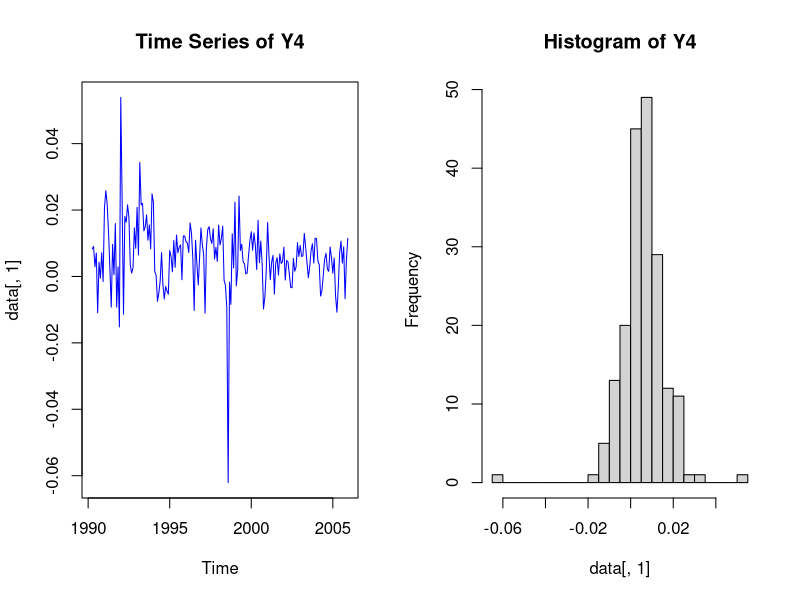
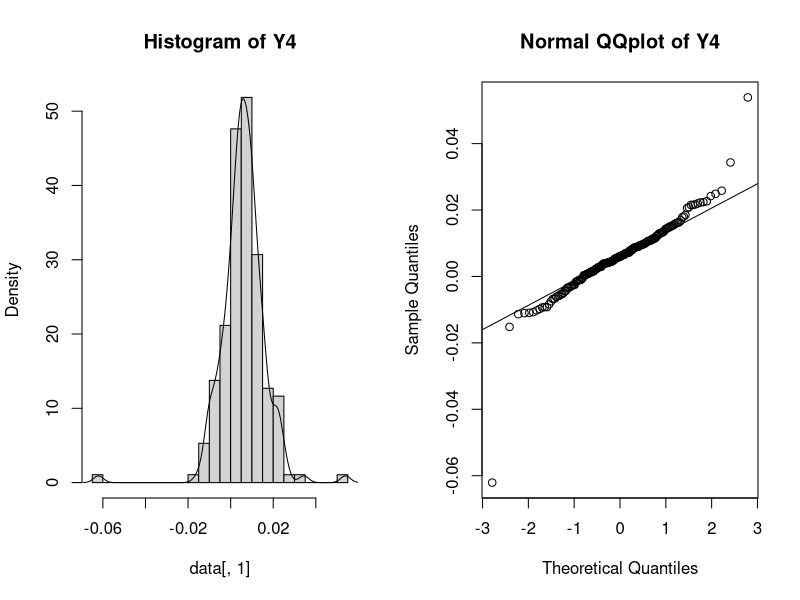
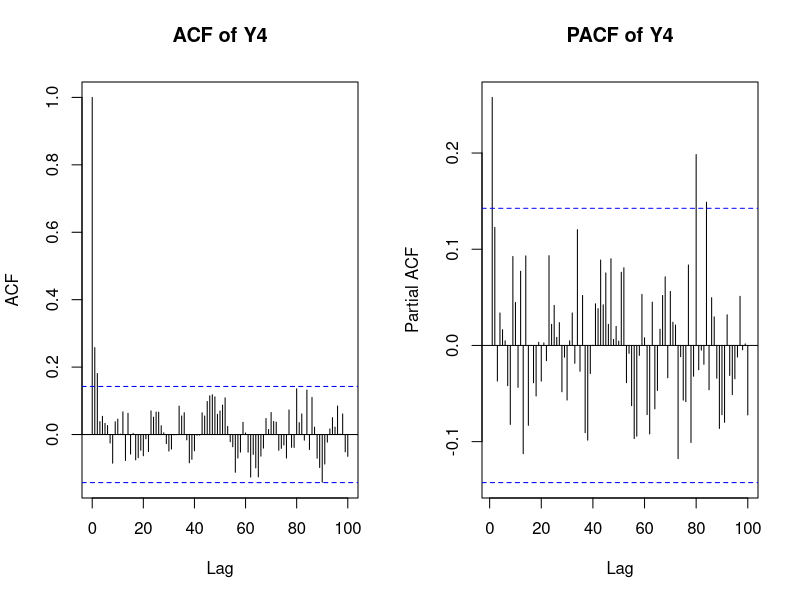
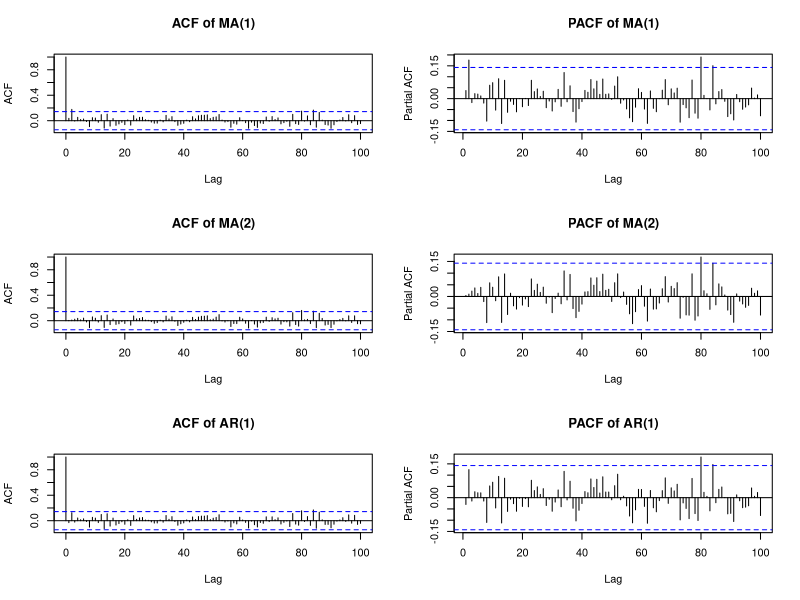
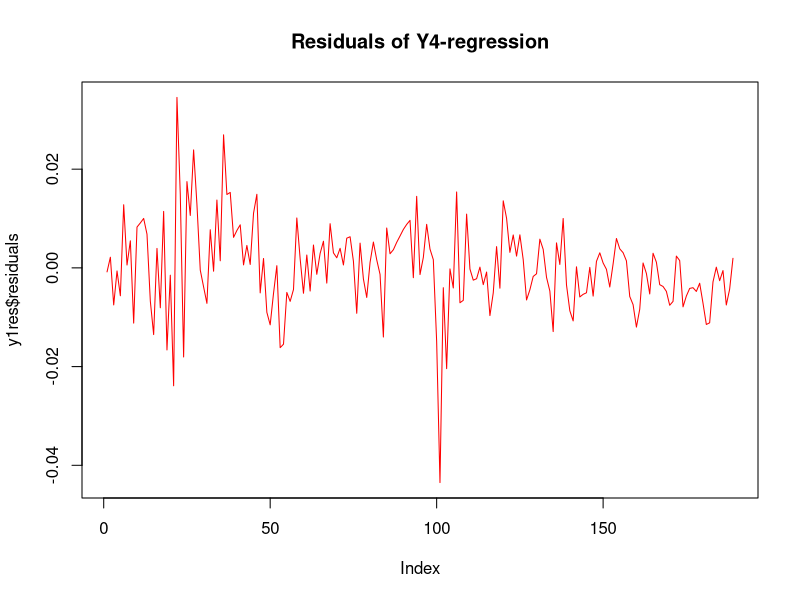
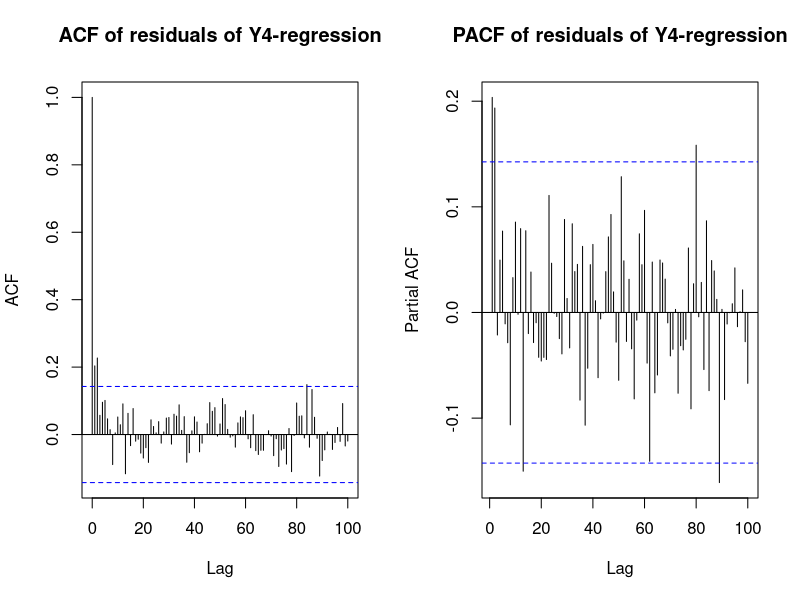
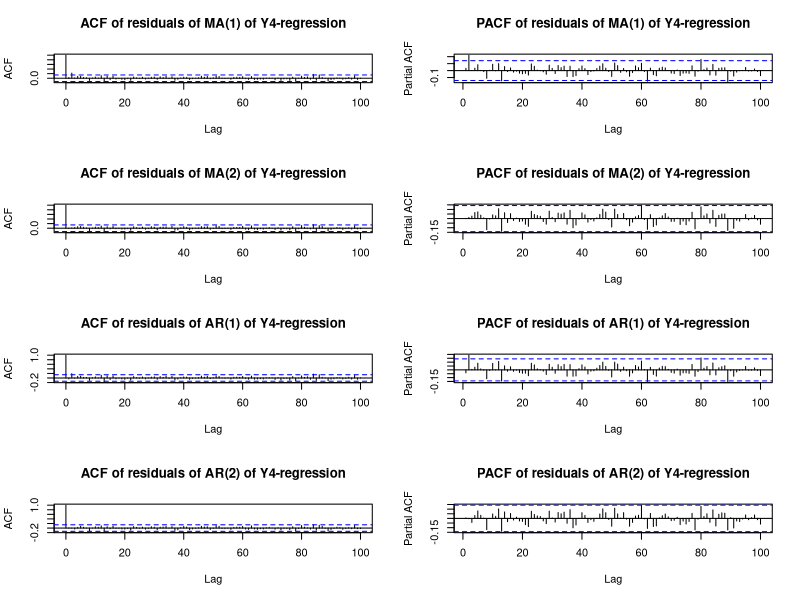
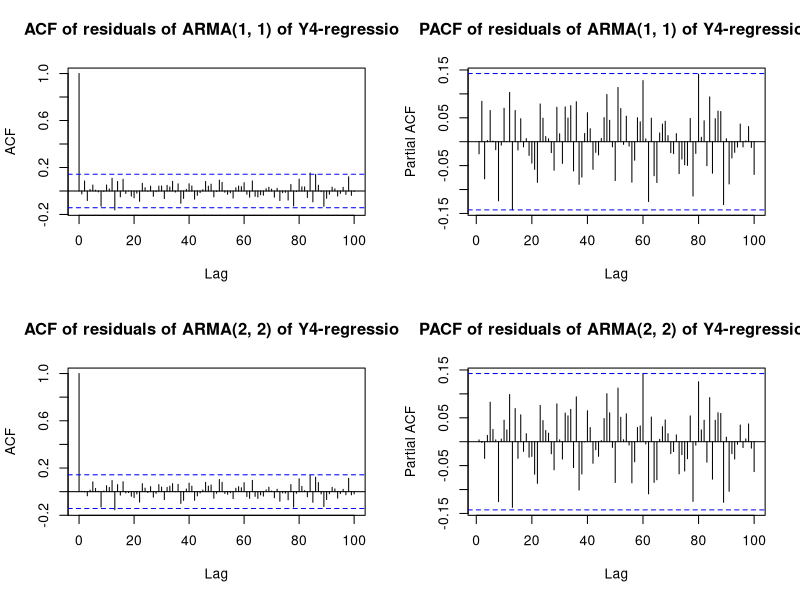

Reproduce these figures in R, in order.
# Efstratios Karypiadis | f3352209 | MSc in Data Science | Fall 2022

library(urca)
library(MASS)
library(dplyr)
library(fGarch)

columns = c("y1", "y2", "y3", "y", "y5", "y6", "y7", "y8", "y9", 
            "x1", "x2", "x3", "x4", "x5", "x6", "x7", "x8", "x9", "x10", "x11", "x12", "x13", "x14", "x15")
data <- read.table('./data.txt', col.names = columns) # read data
data <- subset(data, select = -c(y1, y2, y3, y5, y6, y7, y8, y9)) # keep Y4
data <- ts(data, start=c(1990, 4), end=c(2005, 12), frequency=12)

# From the above dataset we discard unwanted y-values.

par(mfrow=c(1, 2))
plot(data[, 1], type='l', col='blue', main='Time Series of Y4')
hist(data[, 1], nclass=20, main="Histogram of Y4")

# From the above plots we can assume our times series is a stationary process oscillating around 0.
# The distribution of our data looks like student's-t, since we have entries at the extremes of the tails.
# Since the data is corresponding to returns and due to the above, we won't compute the difference of logs and will work 
# with the data as is.

shapiro.test(data[, 1]) # normality

# With a = 5% the we reject the null hypothesis of the Shapiro-Wilk test, meaning that our data do not correspond to a
# normal distribution.

par(mfrow=c(1,2))  
hist(data[, 1], prob=TRUE, 20, main="Histogram of Y4")        
lines(density(data[, 1])   )          
qqnorm(data[, 1],main="Normal QQplot of Y4")      
qqline(data[, 1])

# The QQ-plot confirms that Y4 is not normal.

# We then perform a Ljung-Box test to check the stationarity of Y4 :

summary(ur.df(data[, 1], type='drift'))

# we reject the null hypothesis (a > p-value and due to critical values), 
# concluding that our time series is a stationary process

########################
# TASK 1 | ARMA models #
########################

# We will first check the ACF and PACF plots of Y4 :

par(mfrow=c(1, 2))
acf(ts(data[, 1], frequency=1), 100, main='ACF of Y4')
pacf(ts(data[, 1], frequency=1), 100, main='PACF of Y4')

# As a first iteration we notice that MA(1), MA(2) and AR(1) components seem significant.

ma1fit = arima(data[, 1], order=c(0, 0, 1)) # MA(1)
ma1fit

# Log likelihood : 601.9 | AIC = -1197.8 | Coefficient/S.E. = 3.1
# For a = 5% the null hypothesis should be rejected, i.e., the coefficient of the MA(1) component is not zero.

ar1fit = arima(data[, 1], order=c(1, 0, 0)) # AR(1)
ar1fit

# Log likelihood : 603.4 | AIC = -1200.9 | Coefficient/S.E. = 3.5
# For a = 5% the null hypothesis should be rejected, i.e., the coefficient of the AR(1) component is not zero.

ma2fit = arima(data[, 1], order=c(0, 0, 2)) # MA(2)
ma2fit

# Log likelihood : 604.88 | AIC = -1201.8 | Coefficient/S.E. = 3.1
# For a = 5% the null hypothesis should be rejected, i.e., the coefficients of the MA(2) component are not zero.

par(mfrow=c(3, 2))
acf(ts(ma1fit$residuals, frequency=1), 100, main='ACF of MA(1)')
pacf(ts(ma1fit$residuals, frequency=1), 100, main='PACF of MA(1)')
acf(ts(ma2fit$residuals, frequency=1), 100, main='ACF of MA(2)')
pacf(ts(ma2fit$residuals, frequency=1), 100, main='PACF of MA(2)')
acf(ts(ar1fit$residuals, frequency=1), 100, main='ACF of AR(1)')
pacf(ts(ar1fit$residuals, frequency=1), 100, main='PACF of AR(1)')

# The MA(2) model seems to sufficiently describe our data, since there are no significant components (except lag 81)
# at the ACF and PACF plots of the residuals. It also has the highest log likelihood value.
# Hence, we will proceed with the MA(2).

##############################
# TASK 2 | Regression models #
##############################

x <- ts(subset(data, select = -c(y)), start=c(1990, 4), end=c(2005, 12), frequency=12)
y1res <- lm(data[, 1] ~., data=x)
step_y1res <- stepAIC(y1res, direction='both', trace=FALSE)
summary(step_y1res)

# For a = 5% the step wise regression returns x2, x4 and x5 variables as statistically significant. Hence we will conclude to the model:
# y = a + c1 * x2 + c2 * x4 + c3 * x5

# After checking the importance of variables x2, x4, x5 we conclude that x5 results to the best R-squared value.
# This is apparent also from testing models with a single variable, for all variables.
# We will then iteratively add more variables, by checking their importance, R-squared score and F-statistic.

y1res <- lm(data[, 1] ~ x[, 2] + x[, 4] + x[, 5])
summary(y1res)

par(mfrow=c(1, 1))
plot(y1res$residuals, type='l', col='red', main='Residuals of Y4-regression')
shapiro.test(y1res$residuals) # reject null, not normal errors
Box.test(y1res$residuals, lag=20) # reject null, auto-correlated errors at lag 20

########################
# TASK 3 | Combination #
########################

# We will follow the regression model in which we concluded to at the previous task.
# We notice that the ACF and PACF of the residuals have significant components. 
# Hence, we will consider potential ARMA models to counter this behavior.
# In addition, we will the ACF and PACF of the squared residuals to correct potential problems with ARCH models.

#==================#
# Auto-correlation #
#==================#

par(mfrow=c(1, 2))
acf(ts(y1res$residuals, frequency=1), 100, main='ACF of residuals of Y4-regression')
pacf(ts(y1res$residuals, frequency=1), 100, main='PACF of residuals of Y4-regression')

# Potential models to check : MA(1), MA(2), AR(1), AR(2), ARMA(1, 1), ARMA(2, 2)

yma1fit = arima(y1res$residuals, order=c(0, 0, 1)) # MA(1)
yma1fit
# Log likelihood : 628.1 | AIC = -1250.3

yma2fit = arima(y1res$residuals, order=c(0, 0, 2)) # MA(2)
yma2fit
# Log likelihood : 632.7 | AIC = -1257.3

yar1fit = arima(y1res$residuals, order=c(1, 0, 0)) # AR(1)
yar1fit
# Log likelihood : 629.3 | AIC = -1252.7

yar2fit = arima(y1res$residuals, order=c(2, 0, 0)) # AR(2)
yar2fit
# Log likelihood : 632.9 | AIC = -1257.8

par(mfrow=c(4, 2))
acf(ts(yma1fit$residuals, frequency=1), 100, main='ACF of residuals of MA(1) of Y4-regression')
pacf(ts(yma1fit$residuals, frequency=1), 100, main='PACF of residuals of MA(1) of Y4-regression')
acf(ts(yma2fit$residuals, frequency=1), 100, main='ACF of residuals of MA(2) of Y4-regression')
pacf(ts(yma2fit$residuals, frequency=1), 100, main='PACF of residuals of MA(2) of Y4-regression')
acf(ts(yar1fit$residuals, frequency=1), 100, main='ACF of residuals of AR(1) of Y4-regression')
pacf(ts(yar1fit$residuals, frequency=1), 100, main='PACF of residuals of AR(1) of Y4-regression')
acf(ts(yar2fit$residuals, frequency=1), 100, main='ACF of residuals of AR(2) of Y4-regression')
pacf(ts(yar2fit$residuals, frequency=1), 100, main='PACF of residuals of AR(2) of Y4-regression')

# We will also check ARMA(1, 1) and ARMA(2, 2) models

yarma1fit = arima(y1res$residuals, order=c(1, 0, 1)) # ARMA(1, 1)
yarma1fit
# Log likelihood : 632.1 | AIC = -1256.1

yarma2fit = arima(y1res$residuals, order=c(2, 0, 2)) # ARMA(2, 2)
yarma2fit
# Log likelihood : 633.1 | AIC = -1254.1

par(mfrow=c(2, 2))
acf(ts(yarma1fit$residuals, frequency=1), 100, main='ACF of residuals of ARMA(1, 1) of Y4-regression')
pacf(ts(yarma1fit$residuals, frequency=1), 100, main='PACF of residuals of ARMA(1, 1) of Y4-regression')
acf(ts(yarma2fit$residuals, frequency=1), 100, main='ACF of residuals of ARMA(2, 2) of Y4-regression')
pacf(ts(yarma2fit$residuals, frequency=1), 100, main='PACF of residuals of ARMA(2, 2) of Y4-regression')

# We will chose the AR(2) to model the residuals due to the highest likelihood and simplicity in contrast to the ARMA models.

#====================#
# Heteroscedasticity #
#====================#

par(mfrow=c(1, 2))
acf(ts(y1res$residuals^2, frequency=1), 100, main='ACF of squared residuals of Y4-regression')
pacf(ts(y1res$residuals^2, frequency=1), 100, main='PACF of squared residuals of Y4-regression')

Box.test(y1res$residuals^2, lag=10) # we reject null, squared errors at lag 10 are not independently distributed

# We will develop ARCH, GARCH models for the squared residuals. We are also using an AR(2) for the mean equation.

yarch1 = garchFit(~arma(2,0) + garch(1, 0), data=y1res$residuals) # ARCH(1) - Normal Distribution
summary(yarch1) 
# Log likelihood : 650.8 | AIC : -6.8

yarch1_t = garchFit(~arma(2,0) + garch(1, 0), data=y1res$residuals, cond.dist="std") # ARCH(1) - Student's-t Distribution
summary(yarch1_t)
# Log likelihood : 653.9 | AIC : -6.8

ygarch1 = garchFit(~arma(2,0) + garch(1, 1), data=y1res$residuals) # GARCH(1, 1) - Normal Distribution
summary(ygarch1) 
# Log likelihood : 654.1 | AIC : -6.9

ygarch1_t = garchFit(~arma(2,0) + garch(1, 1), data=y1res$residuals, cond.dist="std") # GARCH(1, 1) - Normal Student's-t Distribution
summary(ygarch1_t) 
# Log likelihood : 657.8 | AIC : -6.9

# We notice that the GARCH(1, 1) models that follows a normal distribution yields the best results. This is because the errors pass the Shapiro-Wilk 
# normality test, R's are not auto-correlated and R^2's is also not auto-correlated. That means that the residuals of the model behave as white noise
# and our model is valid.

###########
# SUMMARY #
###########

# Regression : we chose x5 and x6 out of 15 different variables to regress Y4
# Autocorrelation : we corrected the auto-correlation of the residuals for the regression with an AR(2) model
# Heteroscedasticity : we corrected the heteroscedasticity of the residuals for the regression with a GARCH(1, 1) model under the normal distribution.

# Efstratios Karypiadis | f3352209 | MSc in Data Science | Fall 2022
